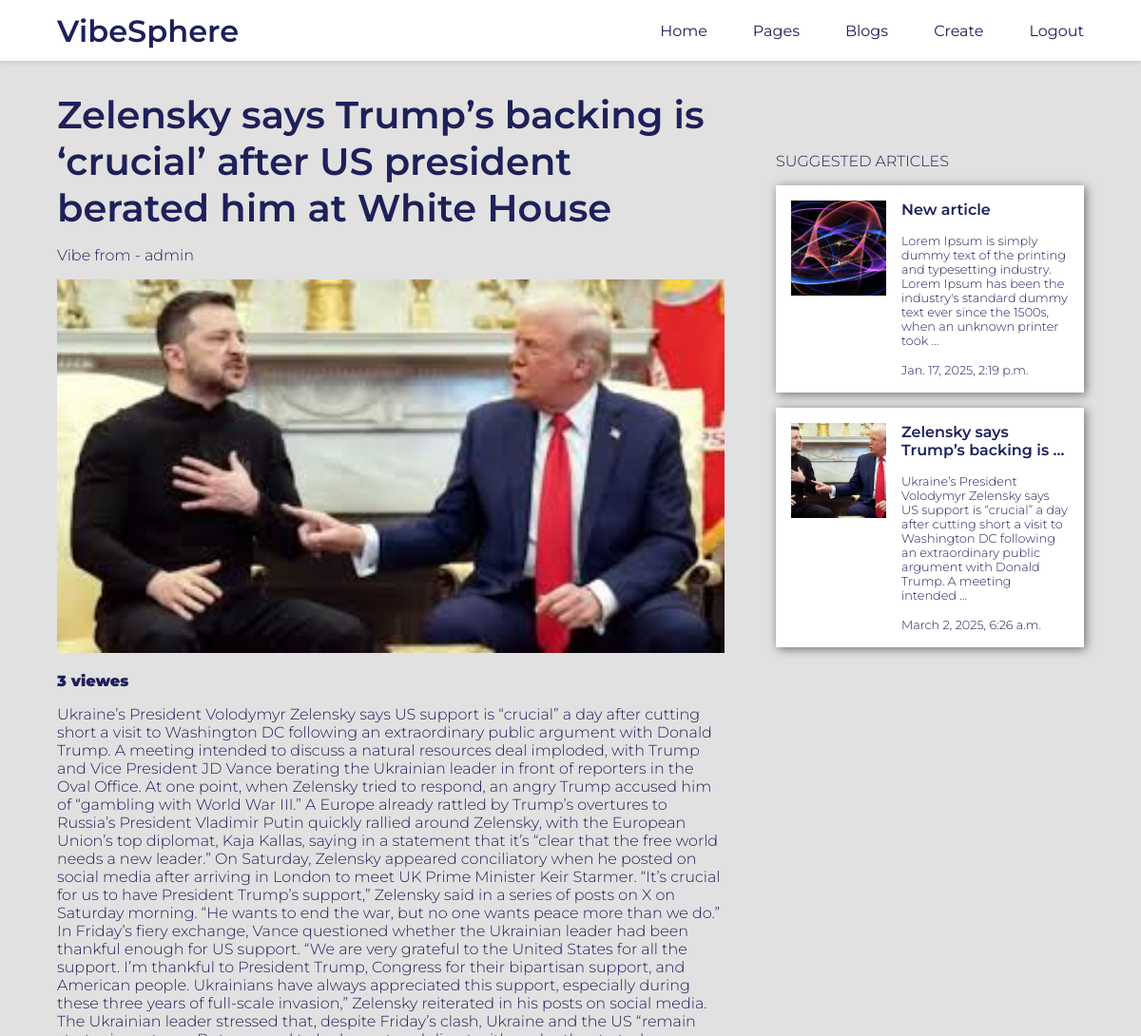
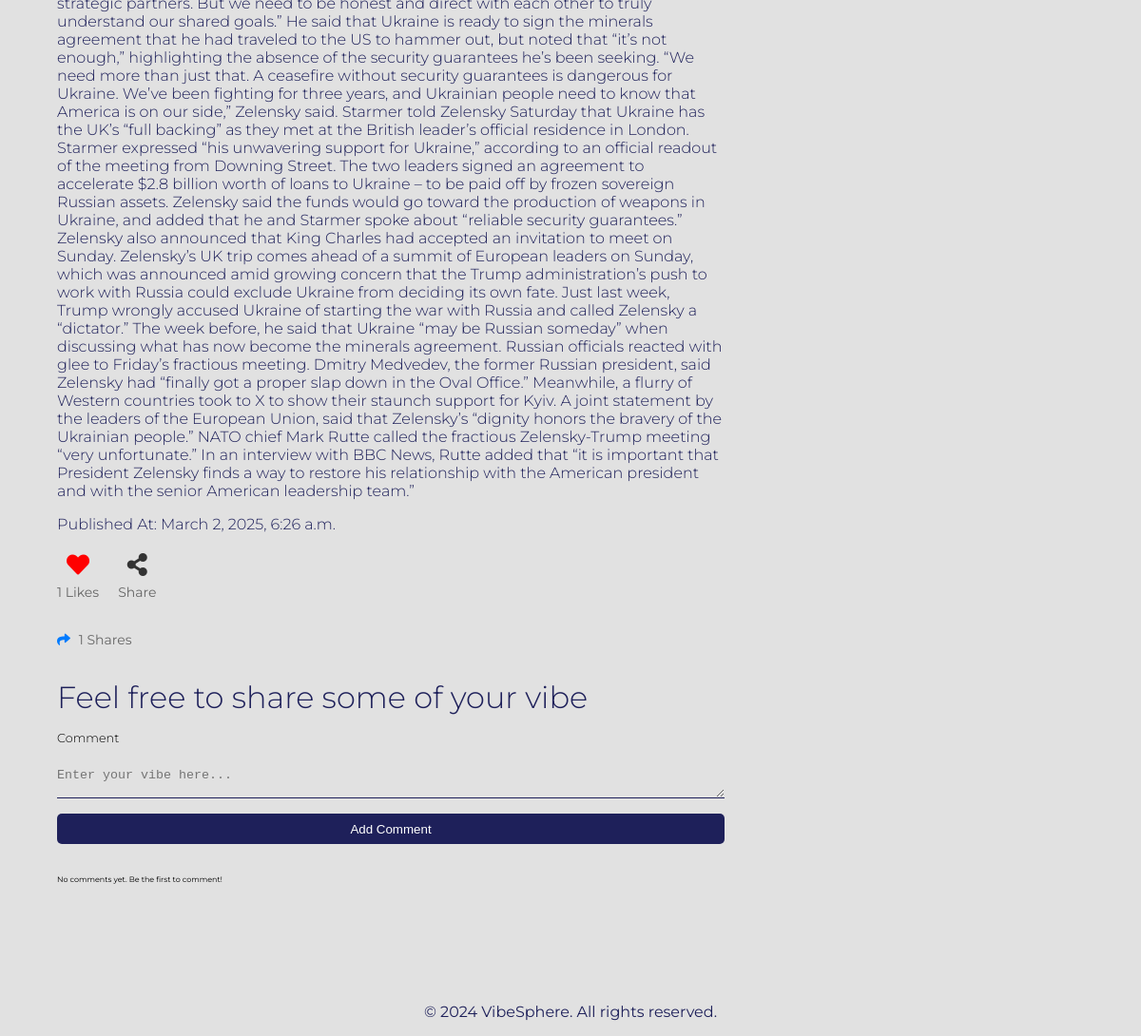
/articles/Zelensky says Trump’s backing is ‘crucial’ after US president berated him at White House/ (signed in), run on the app's committed database (2 pictures, top to bottom).
### main/models.py (models this page shows, shortened)
class Article(models.Model):
    title = models.CharField(primary_key=True, unique=True, max_length=200)
    page_name = models.ForeignKey(BlogPage, on_delete=models.CASCADE, related_name='articles')
    author = models.ForeignKey(User, on_delete=models.CASCADE)
    created_date = models.DateTimeField(auto_now_add=True)
    updated_date = models.DateTimeField(auto_now=True)
    article_image = models.ImageField(upload_to='article_images/')
    content = models.TextField()
    published_date = models.DateTimeField(blank=True, null=True, auto_now_add=True)
    likes = models.ManyToManyField(User, related_name='liked_articles', blank=True)
    allow_to_comment = models.BooleanField(default=True)
    view_count = models.IntegerField(default=0)
    share_count = models.IntegerField(default=0)  # New field for share count
    category = models.CharField(max_length=50, choices=CATEGORY_CHOICES)

### main/views.py (the view)
# urls.py: path('articles/<str:id>/', views.read_article, name="read_article"),
@login_required
def read_article(request, id):
    article = get_object_or_404(Article, title=id)
    suggested_articles = Article.objects.order_by('-view_count')[:6]
    article.view_count += 1
    article.save(update_fields=['view_count'])
    if request.method == 'POST':
        form = CommentForm(request.POST)
        if form.is_valid():
            comment = form.save(commit=False)
            comment.article = article
            comment.author = request.user
            comment.save()
            return redirect('read_article', id=id)
    else:
        form = CommentForm()
    context = {
        'show_navbar': True,
        'article': article,
        'suggested_articles': suggested_articles,
        'form': form,
    }
    return render(request, 'read_article.html', context)

### main/forms.py
class CommentForm(forms.ModelForm):
    class Meta:
        model = Comment
        fields = ['content']
        widgets = {
            'content': forms.Textarea(attrs={'placeholder': 'Enter your vibe here...', 'rows': 1, 'class': 'comment__form__input'}),
        }

### templates/read_article.html (shortened to what this page needs)
{%extends 'main.html'%} {% load static %} {% block title %}Home{% endblock %}
{%block extra_css %}
<link rel="stylesheet" href="{% static 'css/detail__article.css' %}" />
{% endblock %} {% block content %}
<div class="main__detail__container">
  <div class="detail__article">
    <div class="nested__container">
      <h1 class="detail__article__title">{{ article.title }}</h1>
      <p class="detail__article__author">Vibe from - {{ article.author }}</p>
      {% if article.article_image %}
      <img
        src="{{article.article_image.url}}"
        alt="{{article.title}}"
        class="detail__article__image"
      />
      {% else %}
      <p>No image available</p>
      {% endif %}
      <p class="article__text__viewer">{{article.view_count}} viewes</p>
      <p class="article__text">{{ article.content }}</p>
      <p class="article__text">Published At: {{ article.published_date }}</p>
    </div>
    <div class="like__share__container">
      <div class="like__section">
        <form
          action="{% url 'like_article' article.title %}"
          method="post"
          class="like__form"
        >
          <button type="submit" class="like__button">
            {% if request.user in article.likes.all %}
            <i class="fas fa-heart" style="color: red"></i>
            {% else %}
            <i class="far fa-heart" style="color: black"></i>
            {% endif %}
          </button>
        </form>
        <p class="like__count">{{ article.likes.count }} Likes</p>
      </div>
      <div class="share__section">
        <button class="share__button" onclick="openShareDialog()">
          <i class="fas fa-share-alt"></i>
        </button>
        <p class="share__text">Share</p>
      </div>
    </div>
    <div class="share__count">
      <p>
        <i class="fas fa-share"></i>
        <span id="shareCount">{{ article.share_count }}</span> Shares
      </p>
    </div>
    <div class="comments__section">
      <h3 class="comment__header">Feel free to share some of your vibe</h3>
      {% if user.is_authenticated %}
      <form class="comment__form__container" method="post">
        <div class="comment__form__group">
          <label class="comment__form__label" for="id_title">Comment</label>
          {{ form.content}}
        </div>
        <button type="submit" class="comment__btn">Add Comment</button>
      </form>
      {% else %}
      <p><a href="{% url 'login' %}">Login</a> to add a comment.</p>
      {% endif %} {% for comment in article.comments.all %}
      <div class="comment__container">
        <div class="comment__detail">
          <p class="comment__text">
            <strong>{{ comment.author }}</strong> suggested:
          </p>
          <p class="main__comment">{{ comment.content }}</p>
        </div>
        <p class="comment__date">{{ comment.created_date }}</p>
      </div>
      {% empty %}
      <p class="span__comment__text">
        No comments yet. Be the first to comment!
      </p>
      {% endfor %}
    </div>
  </div>
  <div class="suggested__container">
    <h3 class="suggested__container__title">Suggested Articles</h3>
    {% for article in suggested_articles %}
    <a
      href="{% url 'read_article' article.title %}"
      class="suggested__article__card"
    >
      {% if article.article_image %}
      <img
        src="{{article.article_image.url}}"
        alt="{{article.title}}"
        class="suggested__card__image"
      />
      {% else %}
      <p>No image available</p>
      {% endif %}
      <div class="suggested__article__details">
        <h3 class="suggested__card__title">
          {{ article.title|truncatewords:5 }}
        </h3>
        <p class="suggested__card__text">
          {{ article.content|truncatewords:30 }}
        </p>
        <p class="suggested__card__text">{{ article.published_date }}</p>
      </div>
    </a>
    {% endfor %}
  </div>
</div>
{% include 'footer.html' %} {% endblock %}

### static/css/main.css (style rules this page uses)
* { margin: 0; padding: 0; box-sizing: border-box; }
body { background-color: #e1e1e1; font-family: "Montserrat", sans-serif; display: flex; flex-direction: column; margin-bottom: 10rem; margin-top: 12vh; padding: 0; box-sizing: border-box; }

### static/css/detail__article.css (style rules this page uses)
.main__detail__container { display: flex; justify-content: space-between; align-items: flex-start; width: 90%; margin: auto; }
.detail__article { width: 65%; height: auto; }
.detail__article__image { object-fit: cover; width: 100%; height: 50%; }
.detail__article__title { font-size: 2.5rem; color: #1e205a; font-weight: 600; margin-bottom: 1rem; }
.detail__article__author { font-size: 1rem; margin-bottom: 1rem; font-weight: 300; color: #1e205a; }
.article__text { margin: 1rem 0; color: #1e205a; font-weight: 300; }
.article__text__viewer { font-weight: 900; margin: 1rem 0; color: #1e205a; }
.like__share__container { display: flex; align-items: center; gap: 20px; margin-top: 20px; }
.like__section { text-align: center; }
.like__form { display: inline-block; }
.like__button { background: none; border: none; cursor: pointer; font-size: 24px; padding: 0; outline: none; }
.like__button i { transition: color 0.3s ease; }
.like__count { margin-top: 5px; font-size: 14px; color: #666; }
.share__section { text-align: center; }
.share__button { background: none; border: none; cursor: pointer; font-size: 24px; padding: 0; outline: none; }
.share__button i { color: #333; transition: color 0.3s ease; }
.share__text { margin-top: 5px; font-size: 14px; color: #666; }
.share__count { margin-top: 2rem; font-size: 14px; color: #666; }
.share__count i { margin-right: 5px; color: #007bff; }
.comments__section { margin-top: 2rem; }
.comment__header { font-size: 2rem; font-weight: 300; color: #1e205a; }
.comment__form__group { display: flex; justify-content: flex-start; align-items: flex-start; flex-direction: column; margin-top: 1rem; }
.comment__form__label { font-size: 0.8rem; font-weight: 300; }
.comment__form__input { width: 100%; margin: 0.5rem 0 1rem 0; background-color: transparent; border: none; border-bottom: 1px solid #1e205a; padding: 1rem 0; outline: none; }
.comment__btn { width: 100%; height: 2rem; background-color: #1e205a; color: #ffffff; border: none; border-radius: 5px; cursor: pointer; }
.span__comment__text { font-size: 0.5rem; margin-top: 2rem; }
.suggested__container { width: 30%; }
.suggested__container__title { font-size: 1rem; color: #1e205a; margin: 4rem 0 1rem 0; text-transform: uppercase; font-weight: 300; }
.suggested__article__card { width: 100%; display: flex; justify-content: space-between; align-items: flex-start; text-decoration: none; margin-bottom: 1rem; background-color: #ffffff; padding: 1rem; box-shadow: 2px 2px 10px rgba(0, 0, 0, 0.5); }
.suggested__card__image { object-fit: cover; width: 100px; height: 100px; }
.suggested__article__details { margin-left: 1rem; }
.suggested__card__title { font-size: 1rem; font-weight: 600; color: #1e205a; }
.suggested__card__text { font-weight: 300; font-size: 0.8rem; color: #1e205a; margin-top: 1rem; }

### data on the page
Article: title "Zelensky says Trump’s backing is ‘crucial’ after US president berated him at White House", author "admin", article_image (picture), view_count "3", content "Ukraine’s President Volodymyr Zelensky says US support is “crucial” a day after cutting short a visit to Washington DC following an extraordinary public argument with Donald Trump. A meeting intended to discuss a natural resources deal imploded, with Trump and Vice President JD Vance berating the Ukrainian leader in front of reporters in the Oval Office. At one point, when Zelensky tried to respond, an angry Trump accused him of “gambling with World War III.” A Europe already rattled by Trump’s overtures to Russia’s President Vladimir Putin quickly rallied around Zelensky, with the European Union’s top diplomat, Kaja Kallas, saying in a statement that it’s “clear that the free world needs a…", published_date "March 2, 2025, 6:26 a.m.", likes.count "1", share_count "1", title "Zelensky says Trump’s backing is …", content "Ukraine’s President Volodymyr Zelensky says US support is “crucial” a day after cutting short a visit to Washington DC following an extraordinary public argument with Donald Trump. A meeting intended …"
Article: article_image (picture), title "New article", content "Lorem Ipsum is simply dummy text of the printing and typesetting industry. Lorem Ipsum has been the industry's standard dummy text ever since the 1500s, when an unknown printer took …", published_date "Jan. 17, 2025, 2:19 p.m."
